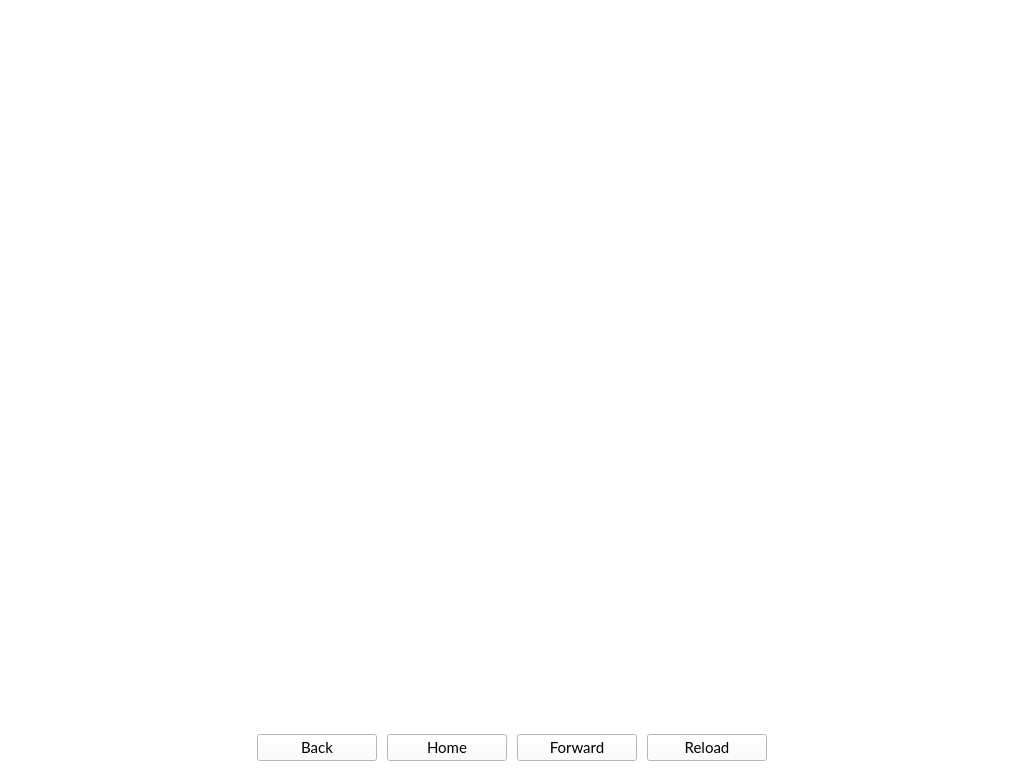
<?xml version="1.0" encoding="UTF-8"?>
<ui version="4.0">
 <class>fiatPage</class>
 <widget class="QWidget" name="fiatPage">
  <property name="geometry">
   <rect>
    <x>0</x>
    <y>0</y>
    <width>1024</width>
    <height>768</height>
   </rect>
  </property>
  <property name="windowTitle">
   <string>Form</string>
  </property>
  <property name="autoFillBackground">
   <bool>false</bool>
  </property>
  <property name="styleSheet">
   <string notr="true">QWidget {background : white}</string>
  </property>
  <layout class="QGridLayout" name="gridLayout">
   <property name="leftMargin">
    <number>0</number>
   </property>
   <property name="topMargin">
    <number>0</number>
   </property>
   <property name="rightMargin">
    <number>0</number>
   </property>
   <property name="bottomMargin">
    <number>0</number>
   </property>
   <property name="spacing">
    <number>0</number>
   </property>
   <item row="0" column="0">
    <widget class="WebView" name="webView" native="true">
     <property name="sizePolicy">
      <sizepolicy hsizetype="Expanding" vsizetype="Expanding">
       <horstretch>0</horstretch>
       <verstretch>0</verstretch>
      </sizepolicy>
     </property>
     <property name="minimumSize">
      <size>
       <width>0</width>
       <height>0</height>
      </size>
     </property>
     <property name="url" stdset="0">
      <url>
       <string>about:blank</string>
      </url>
     </property>
    </widget>
   </item>
   <item row="1" column="0" alignment="Qt::AlignHCenter|Qt::AlignBottom">
    <widget class="QFrame" name="frame">
     <property name="sizePolicy">
      <sizepolicy hsizetype="Fixed" vsizetype="Fixed">
       <horstretch>0</horstretch>
       <verstretch>0</verstretch>
      </sizepolicy>
     </property>
     <property name="minimumSize">
      <size>
       <width>0</width>
       <height>40</height>
      </size>
     </property>
     <property name="layoutDirection">
      <enum>Qt::LeftToRight</enum>
     </property>
     <property name="autoFillBackground">
      <bool>false</bool>
     </property>
     <property name="styleSheet">
      <string notr="true"/>
     </property>
     <property name="frameShape">
      <enum>QFrame::NoFrame</enum>
     </property>
     <property name="frameShadow">
      <enum>QFrame::Raised</enum>
     </property>
     <layout class="QGridLayout" name="gridLayout_2">
      <property name="leftMargin">
       <number>10</number>
      </property>
      <property name="topMargin">
       <number>0</number>
      </property>
      <property name="rightMargin">
       <number>10</number>
      </property>
      <property name="bottomMargin">
       <number>0</number>
      </property>
      <property name="horizontalSpacing">
       <number>10</number>
      </property>
      <property name="verticalSpacing">
       <number>0</number>
      </property>
      <item row="0" column="0">
       <widget class="QPushButton" name="back">
        <property name="sizePolicy">
         <sizepolicy hsizetype="Preferred" vsizetype="Preferred">
          <horstretch>0</horstretch>
          <verstretch>0</verstretch>
         </sizepolicy>
        </property>
        <property name="minimumSize">
         <size>
          <width>120</width>
          <height>27</height>
         </size>
        </property>
        <property name="maximumSize">
         <size>
          <width>120</width>
          <height>27</height>
         </size>
        </property>
        <property name="font">
         <font>
          <family>Lato</family>
          <pointsize>11</pointsize>
          <stylestrategy>PreferAntialias</stylestrategy>
         </font>
        </property>
        <property name="styleSheet">
         <string notr="true"/>
        </property>
        <property name="text">
         <string>Back</string>
        </property>
        <property name="icon">
         <iconset>
          <normaloff>:/icons/back</normaloff>:/icons/back</iconset>
        </property>
        <property name="iconSize">
         <size>
          <width>12</width>
          <height>12</height>
         </size>
        </property>
       </widget>
      </item>
      <item row="0" column="3">
       <widget class="QPushButton" name="reload">
        <property name="sizePolicy">
         <sizepolicy hsizetype="Preferred" vsizetype="Preferred">
          <horstretch>0</horstretch>
          <verstretch>0</verstretch>
         </sizepolicy>
        </property>
        <property name="minimumSize">
         <size>
          <width>120</width>
          <height>27</height>
         </size>
        </property>
        <property name="maximumSize">
         <size>
          <width>120</width>
          <height>27</height>
         </size>
        </property>
        <property name="font">
         <font>
          <family>Lato</family>
          <pointsize>11</pointsize>
          <stylestrategy>PreferAntialias</stylestrategy>
         </font>
        </property>
        <property name="styleSheet">
         <string notr="true"/>
        </property>
        <property name="text">
         <string>Reload</string>
        </property>
        <property name="icon">
         <iconset>
          <normaloff>:/icons/reload</normaloff>:/icons/reload</iconset>
        </property>
        <property name="iconSize">
         <size>
          <width>12</width>
          <height>12</height>
         </size>
        </property>
       </widget>
      </item>
      <item row="0" column="1">
       <widget class="QPushButton" name="home">
        <property name="sizePolicy">
         <sizepolicy hsizetype="Preferred" vsizetype="Preferred">
          <horstretch>0</horstretch>
          <verstretch>0</verstretch>
         </sizepolicy>
        </property>
        <property name="minimumSize">
         <size>
          <width>120</width>
          <height>27</height>
         </size>
        </property>
        <property name="maximumSize">
         <size>
          <width>120</width>
          <height>27</height>
         </size>
        </property>
        <property name="font">
         <font>
          <family>Lato</family>
          <pointsize>11</pointsize>
          <stylestrategy>PreferAntialias</stylestrategy>
         </font>
        </property>
        <property name="styleSheet">
         <string notr="true"/>
        </property>
        <property name="text">
         <string>Home</string>
        </property>
        <property name="icon">
         <iconset>
          <normaloff>:/icons/home</normaloff>:/icons/home</iconset>
        </property>
        <property name="iconSize">
         <size>
          <width>12</width>
          <height>12</height>
         </size>
        </property>
       </widget>
      </item>
      <item row="0" column="2">
       <widget class="QPushButton" name="forward">
        <property name="sizePolicy">
         <sizepolicy hsizetype="Preferred" vsizetype="Preferred">
          <horstretch>0</horstretch>
          <verstretch>0</verstretch>
         </sizepolicy>
        </property>
        <property name="minimumSize">
         <size>
          <width>120</width>
          <height>27</height>
         </size>
        </property>
        <property name="maximumSize">
         <size>
          <width>120</width>
          <height>27</height>
         </size>
        </property>
        <property name="font">
         <font>
          <family>Lato</family>
          <pointsize>11</pointsize>
          <stylestrategy>PreferAntialias</stylestrategy>
         </font>
        </property>
        <property name="styleSheet">
         <string notr="true"/>
        </property>
        <property name="text">
         <string>Forward</string>
        </property>
        <property name="icon">
         <iconset>
          <normaloff>:/icons/res/icons/forward.png</normaloff>:/icons/res/icons/forward.png</iconset>
        </property>
        <property name="iconSize">
         <size>
          <width>12</width>
          <height>12</height>
         </size>
        </property>
       </widget>
      </item>
     </layout>
    </widget>
   </item>
  </layout>
 </widget>
 <customwidgets>
  <customwidget>
   <class>WebView</class>
   <extends>QWidget</extends>
   <header>webview.h</header>
  </customwidget>
 </customwidgets>
 <resources/>
 <connections/>
</ui>
